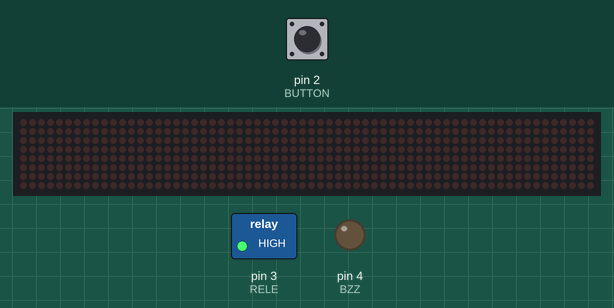
Simulated run of this sketch. Board: Arduino Uno, built with avr-gcc and run on an emulated ATmega328P. Shown: 64×8 LED matrix, switched loads named in the sketch (green lamp = pin HIGH), output pins drawn as LEDs (lit = HIGH). The inputs (shaded band) are chosen by the test bench; at power-on: pin 2 (BUTTON) HIGH. Pins used as bus, display or sensor lines are not drawn; what the sketch prints to the serial monitor is not drawn.

Above: at 1.2 s.
1.3 s: pin 2 (BUTTON) pulled LOW for 0.15 s
At 3.6 s:
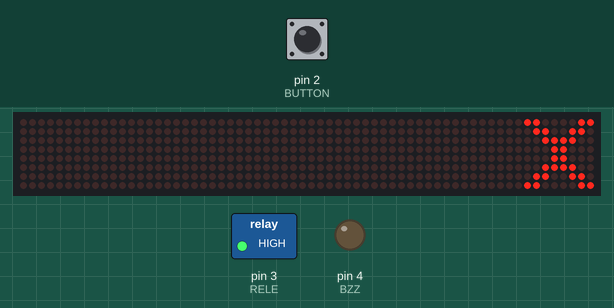
4.3 s: pin 2 (BUTTON) pulled LOW for 1 s
At 4.36 s:
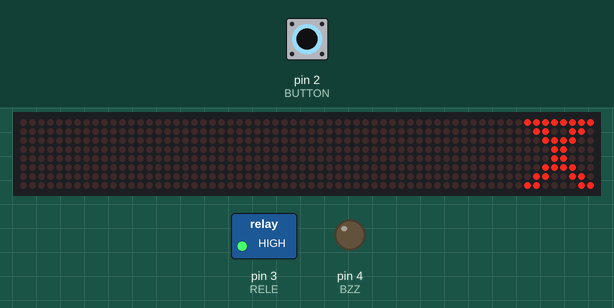
7.3 s: pin 2 (BUTTON) pulled LOW for 3.2 s
At 7.41 s:
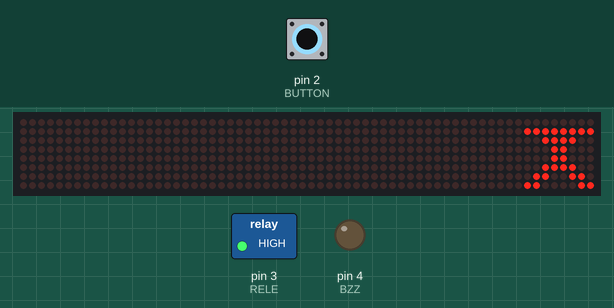
Timing chart, 0 to 13.0 s (numbered marks = the images above; inputs shaded):
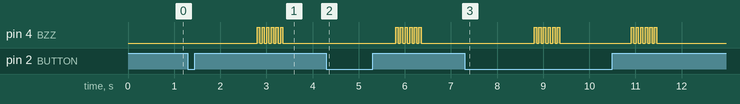

Measured:
- after the input at 1.3 s, pin 4 (BZZ): alternates HIGH for 0.05 s and LOW for 0.05 s, 12 changes in all, then stays LOW, starting after 1.5 s; the display: first changes after 0.05 s (image 1 shows a later state)
- after the input at 4.3 s, pin 4 (BZZ): alternates HIGH for 0.05 s and LOW for 0.05 s, 12 changes in all, then stays LOW, starting after 1.5 s; the display: changes after 0.05 s (image 2)
- after the input at 7.3 s, pin 4 (BZZ): goes 5 × (HIGH 0.05 s, LOW 0.05 s), HIGH 0.05 s, LOW 1.6 s, 5 × (HIGH 0.05 s, LOW 0.05 s), HIGH 0.05 s, then LOW, starting after 1.5 s; the display: first changes after 0.05 s (image 3 shows a later state)

The sketch:

LED_Matrix.ino
```cpp
#include <SPI.h>
#include <MFRC522.h>
#include <LedControl.h>
#include <binary.h>

#define RST_PIN    9   // RFID
#define SS_PIN    10    // RFID

int BUTTON = 2;
int BZZ = 4;
int RELE = 3;
int DIN = 7;
int CS =  6;
int CLK = 5;
int DELTIME = 50; //delay time scanning
bool FINGER; //RFID result
long TIME = 0;

byte x[8] = {0xc3, 0x66, 0x3c, 0x18, 0x18, 0x3c, 0x66, 0xc3};
byte w[8] = {0x01, 0x03, 0x03, 0x87, 0xce, 0x7c, 0x38, 0x10};

LedControl lc = LedControl(DIN, CLK, CS, 0);
MFRC522 mfrc522(SS_PIN, RST_PIN); // Create MFRC522 instance

void setup() {
  Serial.begin(9600);
  while (!Serial);    // Do nothing if no serial port is opened (added for Arduinos based on ATMEGA32U4)
  SPI.begin();      // Init SPI bus
  mfrc522.PCD_Init();   // Init MFRC522
  //  ShowReaderDetails();  // Show details of PCD - MFRC522 Card Reader details
  Serial.println(F("Scan PICC to see UID, type, and data blocks..."));
  pinMode(RELE, OUTPUT);
  digitalWrite(RELE, HIGH);


  lc.shutdown(0, false);      //The MAX72XX is in power-saving mode on startup
  lc.setIntensity(0, 15);     // Set the brightness to maximum value
  lc.clearDisplay(0);         // and clear the display
  pinMode(BUTTON, INPUT_PULLUP);
  pinMode(BZZ, OUTPUT); //let's the music play
}

void loop() {
  // scan();

  int BUTSTATE = digitalRead(BUTTON);
  if (!BUTSTATE) {
    checkcard();
    checkcard();
    scan();
    if (FINGER) win();
    else lose();
  }
  timer();

}

void checkcard() {

  if ( ! mfrc522.PICC_IsNewCardPresent()) {
    return;
  }

  // Select one of the cards
  if ( mfrc522.PICC_ReadCardSerial()) {
    TIME = millis();
    FINGER = true;

  }
  if ( ! mfrc522.PICC_ReadCardSerial()) {
    return;
  }
  mfrc522.PICC_DumpToSerial(&(mfrc522.uid));
}

void scan() {
  for (int i = 0; i < 8; i++) {
    lc.setRow(0, i, B11111111);
    delay(DELTIME);
    lc.setRow(0, i, B00000000);
  }
  for (int i = 6; i > 0; i--) {
    lc.setRow(0, i, B11111111);
    delay(DELTIME);
    lc.setRow(0, i, B00000000);
  }
  for (int i = 0; i < 8; i++) {
    lc.setRow(0, i, B11111111);
    delay(DELTIME);
    lc.setRow(0, i, B00000000);
  }
  for (int i = 6; i > 0; i--) {
    lc.setRow(0, i, B11111111);
    delay(DELTIME);
    lc.setRow(0, i, B00000000);
  }

}


void lose() {
  printByte(x);
  beep(50);
  beep(50);
  beep(50);
  beep(50);
  beep(50);
  beep(50);
}

void win() {
  printByte(w);
  analogWrite(BZZ, 150);      // Almost any value can be used except 0 and 255
  // experiment to get the best tone
  delay(700);          // wait for a delayms ms
  analogWrite(BZZ, 0);       // 0 turns it off

}


void printByte(byte character [])
{
  int i = 0;
  for (i = 0; i < 8; i++)
  {
    lc.setRow(0, i, character[i]);
  }
}

void beep(unsigned char delayms) {
  analogWrite(BZZ, 500);      // Almost any value can be used except 0 and 255
  // experiment to get the best tone
  delay(delayms);          // wait for a delayms ms
  analogWrite(BZZ, 0);       // 0 turns it off
  delay(delayms);          // wait for a delayms ms
}

void timer() {
  if (millis() - TIME > 600)FINGER = false;
}
```
